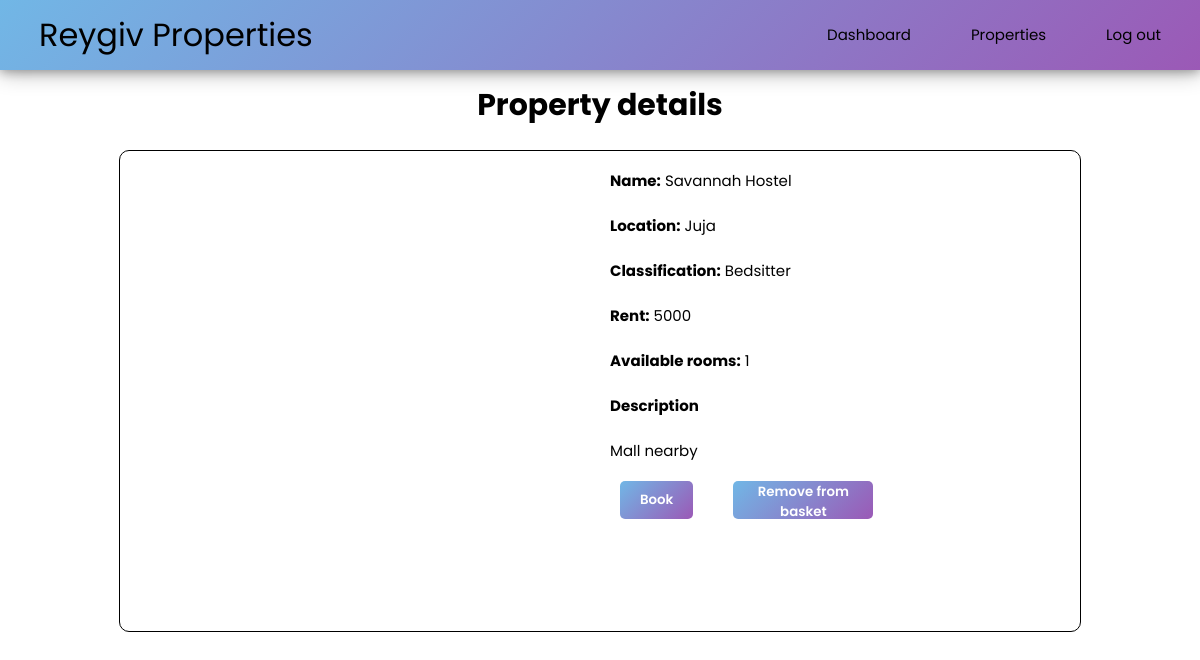
/basket_details.php?property_id=2 (signed in), run on the app's committed database.
### tables this page shows
CREATE TABLE properties(
	property_id INT NOT NULL AUTO_INCREMENT,
    property_name VARCHAR(100) NOT NULL,
    classification VARCHAR(100) NOT NULL,
    property_description LONGTEXT NOT NULL,
    property_location VARCHAR(255) NOT NULL,
    image_url VARCHAR(255) NOT NULL,
    rent INT NOT NULL,
    available_rooms INT UNSIGNED NOT NULL,
    PRIMARY KEY(property_id)
);

### basket_details.php (the view, shortened to what this page needs)
<?php
require_once "connect.php";
$query = <<<query
    SELECT * FROM properties
    WHERE property_id={$_GET['property_id']}
    query;
$result = mysqli_query($mysqli, $query);
$row = mysqli_fetch_assoc($result);
?>
<!DOCTYPE html>
<html lang="en">
<head>
    <link rel="stylesheet" href="book.css">
    <link rel="stylesheet" href="index.css">
</head>
<body>
    <div class="top-content">
        <header>
            <nav class="navbar">
                <a href="#" class="nav-branding">Reygiv Properties</a>
                <ul class="nav-menu">
                    <li class="nav-item">
                        <a href="dashboard.php" class="nav-link">Dashboard</a>
                    </li>
                    <li class="nav-item">
                        <a href="properties.php" class="nav-link">Properties</a>
                    </li>
                    <li class="nav-item">
                        <a href="logout.php" class="nav-link">Log out</a>
                    </li>
                </ul>
            </nav>
        </header>
    </div>
    <h1>Property details</h1>
    <div class="property-container">
        <div class="property_picture">
        </div>
        <div class="details">
            <p> <b>Name:</b>
                <?php echo $row["property_name"] ?>
            </p>
            <p> <b>Location:</b>
                <?php echo $row["property_location"] ?>
            </p>
            <p> <b>Classification:</b>
                <?php echo $row["classification"] ?>
            </p>
            <p> <b>Rent:</b>
                <?php echo $row["rent"] ?>
            </p>
            <p> <b>Available rooms:</b>
                <?php echo $row["available_rooms"] ?>
            </p>
            <div>
                <p> <b>Description</b></p>
                <p>
                    <?php echo $row["property_description"] ?>
                </p>
            </div>
            <div class="buttons">
                <?php
                if ($row["available_rooms"] > 0) {
                    echo <<<html
                    <form method="POST" action="action_book.php">
                        <input type="hidden" name="property_id" value="{$row["property_id"]}">
                        <button id="book_btn">Book</button>
                    </form>
                html;
                } else {
                    echo "<div class='full'>No more openings are currently available.</div>";
                }
                ?>
                <form method="POST" action="action_remove_basket.php">
                    <button id="basket_btn" style="width: 140px;">Remove from basket</button>
                </form>
            </div>
        </div>
    </div>
</body>
</html>

### assets/CSS/book.css (style rules this page uses)
h1 { text-align: center; }
.property-container { display: grid; grid-template-columns: repeat(2, minmax(400px, 1fr)); gap: 20px; max-width: 80%; min-height: 60vh; margin-inline: auto; border: 0.5px solid black; --border-radius: 10px; border-radius: var(--border-radius); margin-bottom: 70px; margin-top: 30px; }
.buttons { display: flex; justify-content: left; width: 100%; margin-bottom: 20px; margin-left: 0; flex-wrap: wrap; }
button { margin-left: 0px; margin-right: 30px; }

### assets/CSS/index.css (style rules this page uses)
:root { --light-blue: #71b7e6; --dark-pink: #9b59b6; --main-linear-gradient: linear-gradient( 135deg, var(--light-blue), var(--dark-pink) ); --font-family: Poppins, Inter, sans-serif; }
body { font-family: var(--font-family); font-size: 15px; line-height: 2em; padding: 0; margin: 0; }
.top-content { background-image: url("../../images/image7.jpg"); background-size: cover; }
ul { margin: 0; padding: 0; }
header { background: var(--main-linear-gradient); color: #ffffff; padding: 15px; box-shadow: 0px 3px 20px rgba(0, 0, 0, 0.3), 0px 1px 10px rgba(0, 0, 0, 0.3); }
li { list-style: none; }
nav a { color: black; text-decoration: none; }
.navbar { min-height: 40px; display: flex; justify-content: space-between; align-items: center; padding: 0 24px; }
.nav-menu { display: flex; justify-content: space-between; align-items: center; gap: 60px; }
.nav-branding { font-size: 2rem; }
.nav-link { transition: 0.7s ease; }
button { height: 38px; background: var(--main-linear-gradient); border: none; padding-left: 20px; padding-right: 20px; color: #ffffff; font-family: var(--font-family); margin-left: 10px; border-radius: 5px; font-weight: 600; }

### data on the page
properties: property_name "Savannah Hostel", property_location "Juja", classification "Bedsitter", rent "5000", available_rooms "1", property_description "Mall nearby"
